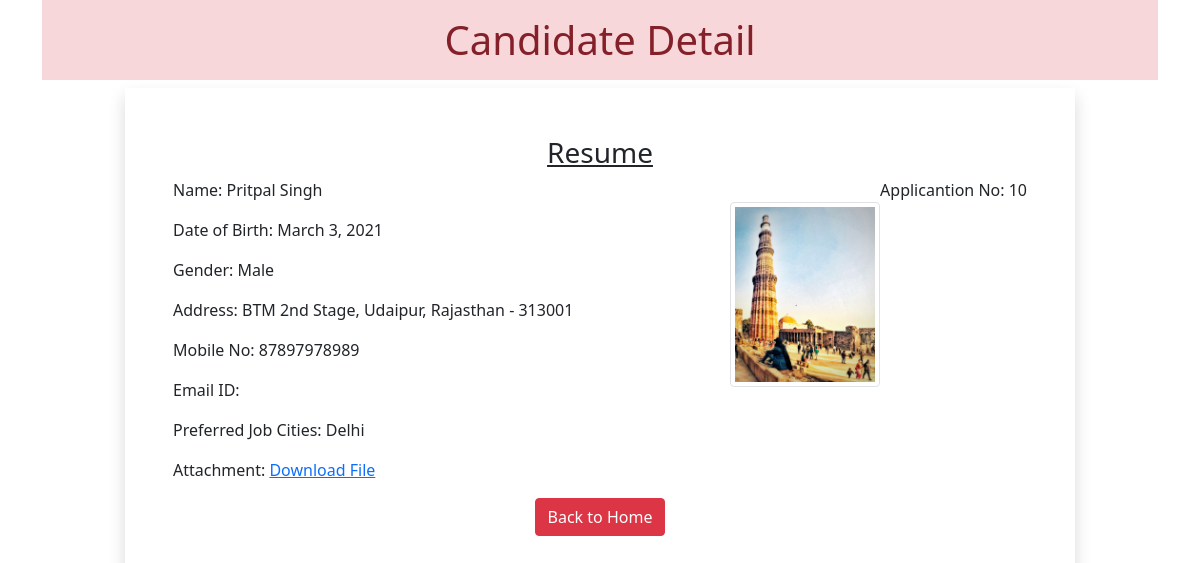
The page /10 on the database its author committed.
### myapp/models.py (models this page shows)
class Resume(models.Model):
    name = models.CharField(max_length=100)
    dob =  models.DateField(auto_now=False, auto_now_add=False)
    gender = models.CharField(max_length=100)
    locality = models.CharField(max_length=100)
    city = models.CharField(max_length=100)
    pin = models.PositiveIntegerField()
    state = models.CharField(choices=STATE_CHOICES, max_length=50)
    mobile = models.PositiveIntegerField()
    email = models.EmailField()
    job_city = models.CharField(max_length=50)
    profile_image = models.ImageField(upload_to='profileimg', blank=True)
    my_file = models.FileField(upload_to='doc', blank=True)

### myapp/views.py (the view)
# urls.py: path('<int:pk>', views.CandidateView.as_view(), name='candidate')
class CandidateView(View):
 def get(self, request, pk):
  candidate = Resume.objects.get(pk=pk)
  return render(request, 'myapp/candidate.html', {'candidate':candidate})

### myapp/templatetags/myfilters.py (called while the page is built)
@register.filter(name='remove_special')
def remove_chars(value, arg):
    for character in arg:
        value = value.replace(character, "")
    return value

### myapp/templates/myapp/candidate.html (shortened to what this page needs)
<!DOCTYPE html>
{% load myfilters %}
<html lang="en">
<head>
  <link href="https://cdn.jsdelivr.net/npm/bootstrap@5.0.0-beta2/dist/css/bootstrap.min.css" rel="stylesheet">
</head>
<body>
  <div class="container">
   <h1 class="alert-danger text-center p-3">Candidate Detail</h1>
   <div class="row">
    <div class="col-sm-10 shadow p-5 offset-sm-1">
     <h3 class="text-center"><u>Resume</u></h3>
     <p class="float-end">Applicantion No: {{candidate.id}}</p>
     <img src="{{candidate.profile_image.url}}" alt="" class="img-fluid img-thumbnail float-end mt-4" width="150" height="150">
     <p>Name: {{candidate.name}}</p>
     <p>Date of Birth: {{candidate.dob}}</p>
     <p>Gender: {{candidate.gender}}</p>
     <p>Address: {{candidate.locality}}, {{candidate.city}}, {{candidate.state}} - {{candidate.pin}}</p>
     <p>Mobile No: {{candidate.mobile}}</p>
     <p>Email ID: {{candidate.email}}</p>
     <p>Preferred Job Cities: {{candidate.job_city|remove_special:"[]'"}}</p>
     <p>Attachment: <a href="{{candidate.my_file.url}}">Download File</a></p>
    <div class="text-center">
     <a href="/" class="btn btn-danger">Back to Home</a>
    </div>
    </div>
   </div>
  </div>
</body>
</html>

### rows shown on the page
Resume: id "10", profile_image (picture), name "Pritpal Singh", dob "March 3, 2021", gender "Male", locality "BTM 2nd Stage", city "Udaipur", state "Rajasthan", pin "313001", mobile "87897978989", job_city|remove_special "Delhi"
